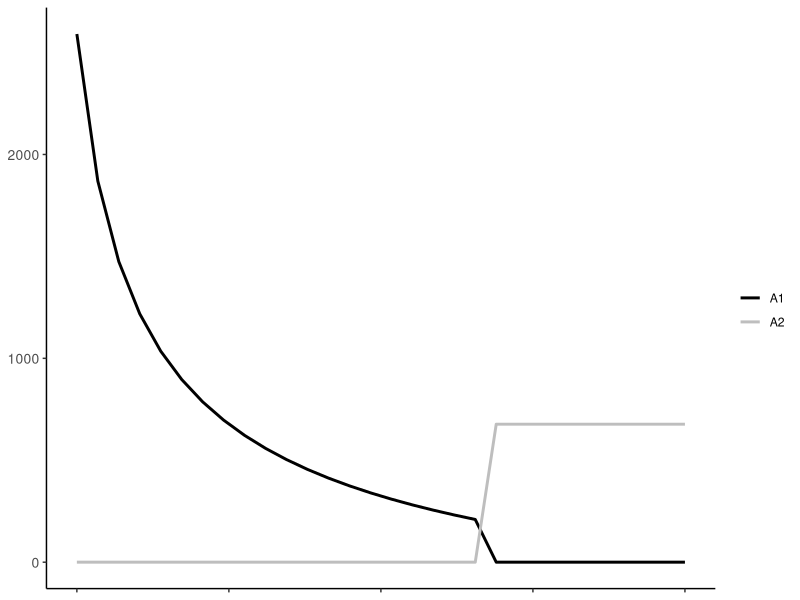
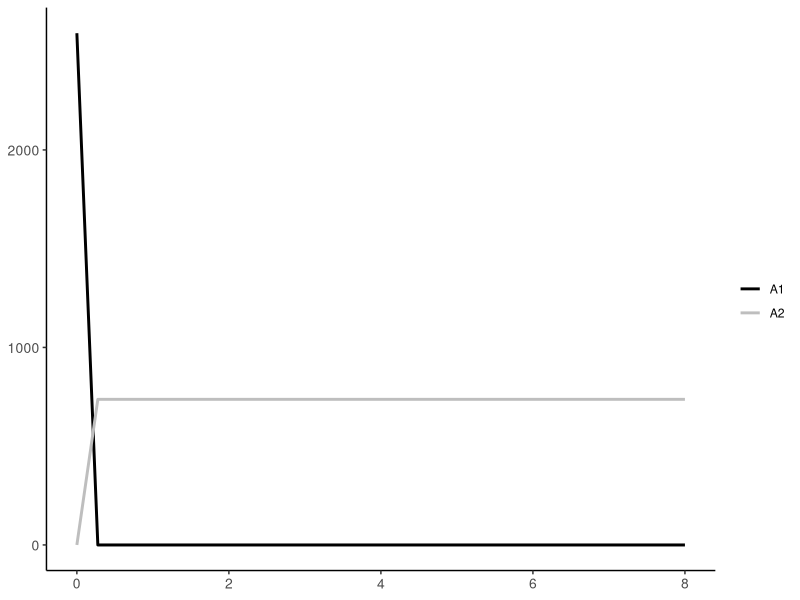
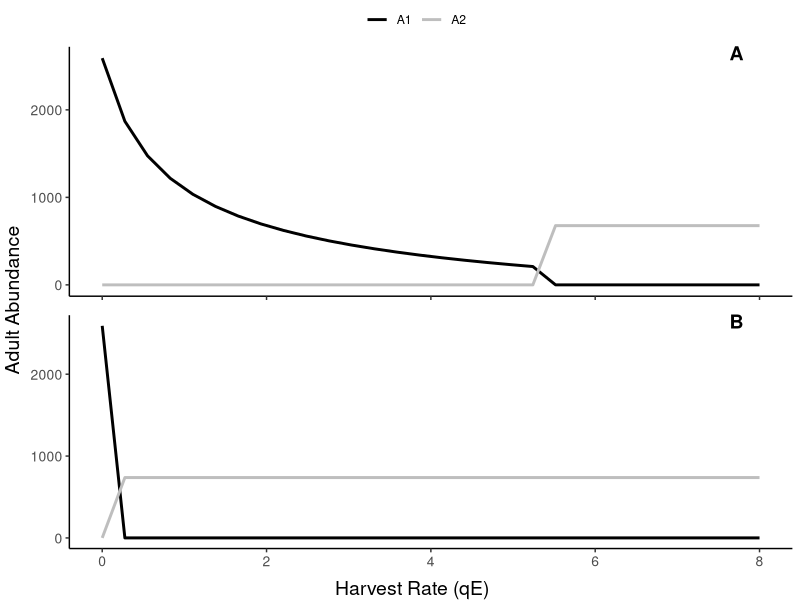
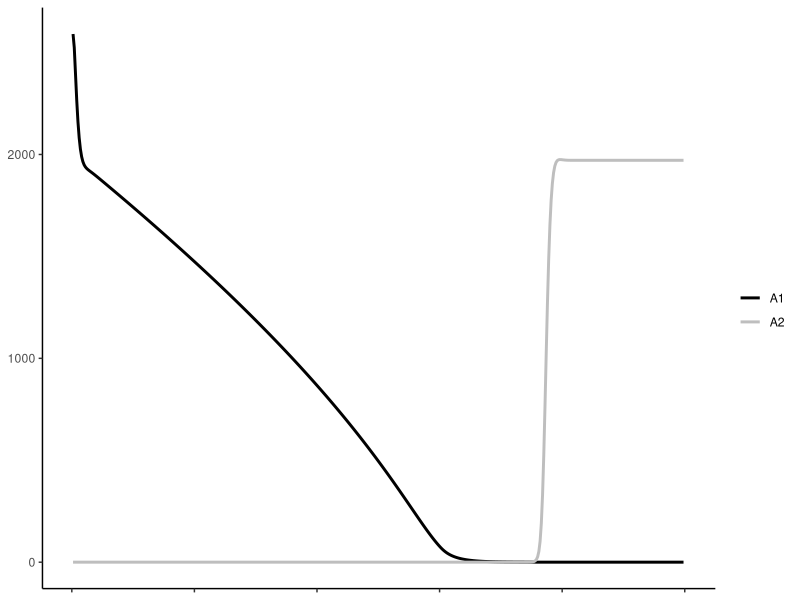
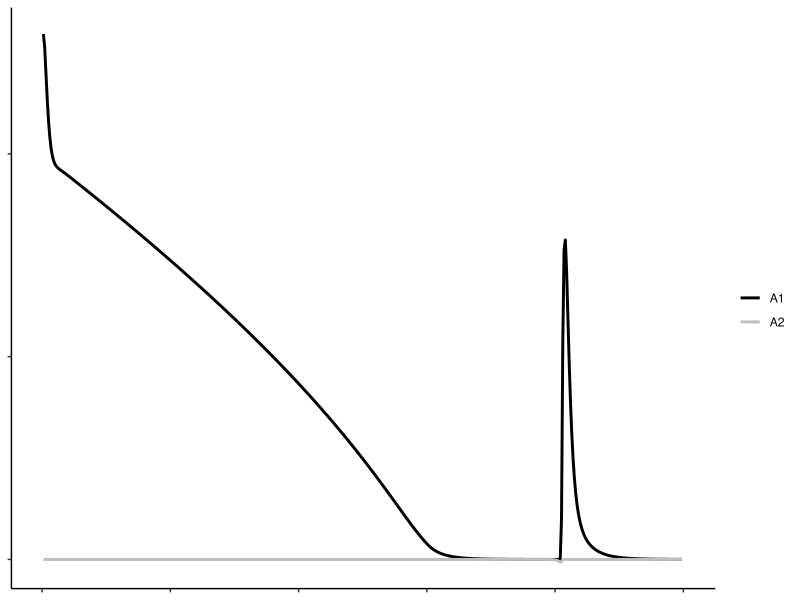
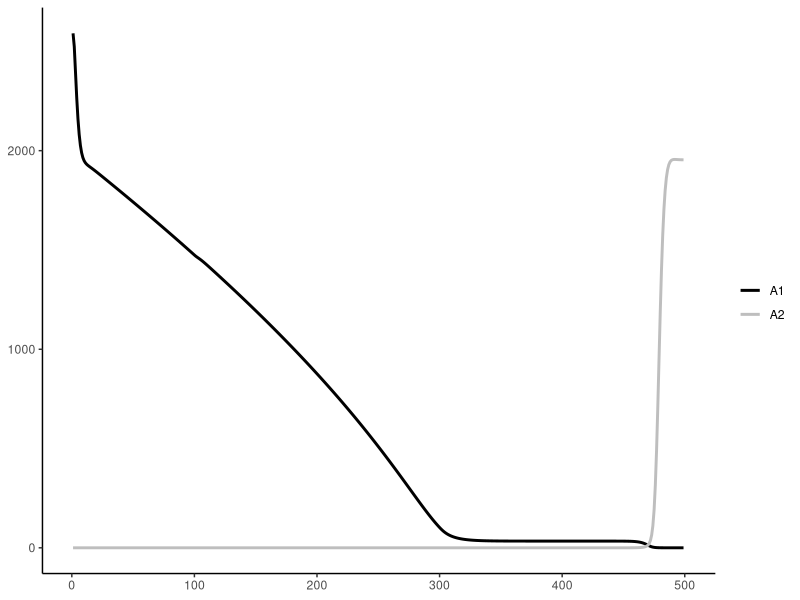
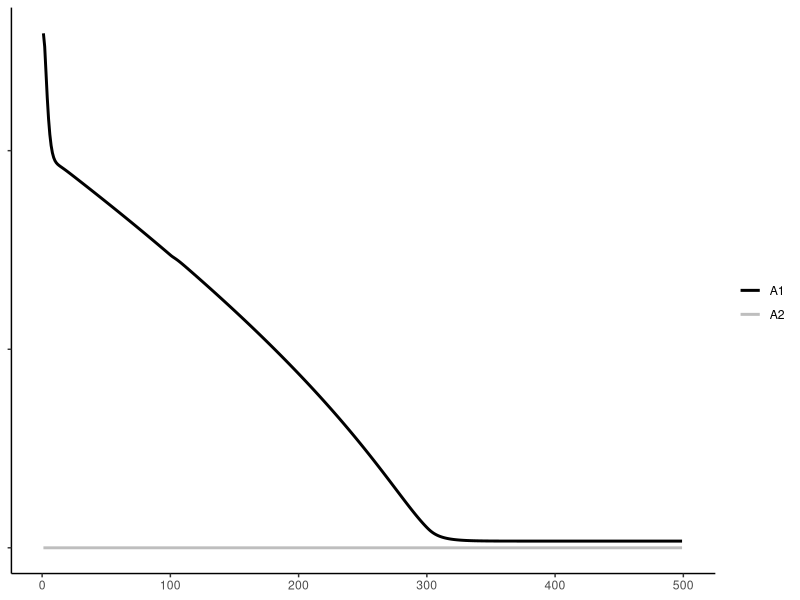
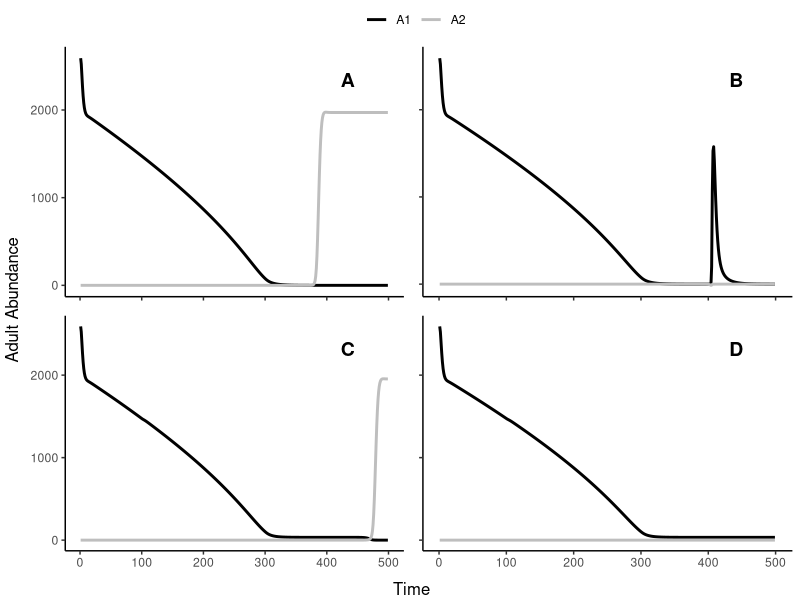

Reproduce these figures in R, in order.
## Looking to try a scenarios figure with recruitment declines instead of refuge declines
## CJD 1.1.2021

rm(list=ls())
library(deSolve)
library(ggplot2)
library(ggpubr)
#model function
# qE - harvest, species specific, this is what is controlled by 'regulations'
# s - juvenile overwinter survival, species specific
# m - adult natural mortality rate, species specific
# cJA - effect of adults of a given species on juveniles of a given species (cover cannibalism or interspecific predation, both happen in foraging arena)
# cJJ - effect of juveniles of one species on juveniles of the other (can be predation or competition)
# h - rate at which juveniles leave foraging arena for refuge, species specific
# v - rate at which juveniles enter foraging arena from refuge, species specific
# stock1 - annual stocked num spp1
# stock2 - annual stocked num spp2
simBiggsR.a<-function(t,y,params){
  A1<-y[1]
  A2<-y[2]
  J1<-y[3]
  J2<-y[4]
  with(as.list(params),{
    dA1dt=-qE1Fun(t)*A1-m1*A1+s1*J1
    dA2dt=-qE2Fun(t)*A2-m2*A2+s2*J2
    dJ1dt=-cJ1J2*J2*J1-((cJ1A2*v1*A2*J1)/(h1Fun(t)+v1+cJ1A2*A2))-((cJ1A1*v1*A1*J1)/(h1Fun(t)+v1+cJ1A1*A1))-s1*J1+((5000*dFun(t))*A1/(500+A1))+st1Fun(t)
    dJ2dt=-cJ2J1*J1*J2-((cJ2A1*v2*A1*J2)/(h2Fun(t)+v2+cJ2A1*A1))-((cJ2A2*v2*A2*J2)/(h2Fun(t)+v2+cJ2A2*A2))-s2*J2+(5000*A2/(500+A2))+st2Fun(t)
    return(list(c(dA1dt,dA2dt,dJ1dt,dJ2dt)))
  })
}


#demonstrate alternative stable states
store=data.frame(qEs=seq(0,8,length.out=30),A1=0,A2=0,J1=0,J2=0)
y0=c(100,10,0,0)
tstep=1:300
for(i in 1:nrow(store)){
  qE1Fun=approxfun(x=tstep,y=c(rep(store$qEs[i],length(tstep))))
  qE2Fun=approxfun(x=tstep,y=rep(2,length(tstep)))
  h1Fun=approxfun(x=tstep,y=rep(8,length(tstep)))
  h2Fun=approxfun(x=tstep,y=rep(8,length(tstep)))
  st1Fun=approxfun(x=tstep,y=rep(0,length(tstep)))
  st2Fun=approxfun(x=tstep,y=rep(0,length(tstep)))
  dFun=approxfun(x=tstep,y=rep(1,length(tstep)))
  
  p=c(s1=0.1,m1=0.5,cJ1A1=0.001,cJ1A2=0.5,cJ1J2=0.003,v1=1,
      s2=0.1,m2=0.5,cJ2A2=0.001,cJ2A1=0.3,cJ2J1=0.003,v2=1)
  sim=ode(y=y0,times=tstep,func=simBiggsR.a,parms=p)
  store$A1[i]=sim[nrow(sim)-1,2]
  store$A2[i]=sim[nrow(sim)-1,3]
  store$J1[i]=sim[nrow(sim)-1,4]
  store$J2[i]=sim[nrow(sim)-1,5]
}
store2=data.frame(qEs=seq(0,8,length.out=30),A1=0,A2=0,J1=0,J2=0)
y0=c(10,100,0,0)
for(i in 1:nrow(store2)){
  qE1Fun=approxfun(x=tstep,y=c(rep(store2$qEs[i],length(tstep))))
  qE2Fun=approxfun(x=tstep,y=rep(1.8,length(tstep)))
  h1Fun=approxfun(x=tstep,y=rep(8,length(tstep)))
  h2Fun=approxfun(x=tstep,y=rep(8,length(tstep)))
  st1Fun=approxfun(x=tstep,y=rep(0,length(tstep)))
  st2Fun=approxfun(x=tstep,y=rep(0,length(tstep)))
  dFun=approxfun(x=tstep,y=rep(1,length(tstep)))
  
  p=c(s1=0.1,m1=0.5,cJ1A1=0.001,cJ1A2=0.5,cJ1J2=0.003,v1=1,
      s2=0.1,m2=0.5,cJ2A2=0.001,cJ2A1=0.3,cJ2J1=0.003,v2=1)
  sim=ode(y=y0,times=tstep,func=simBiggsR.a,parms=p)
  store2$A1[i]=sim[nrow(sim)-1,2]
  store2$A2[i]=sim[nrow(sim)-1,3]
  store2$J1[i]=sim[nrow(sim)-1,4]
  store2$J2[i]=sim[nrow(sim)-1,5]
}

## ggplot version of the normal 'demonstrate alt.stable states plots
panA=as.data.frame(rbind(cbind(store$qEs,store$A1,rep("A1",nrow(store))),cbind(store$qEs,store$A2,rep("A2",nrow(store)))))
colnames(panA)=c("qEs","Abund","sp")
panA$qEs=as.numeric(panA$qEs);panA$Abund=as.numeric(panA$Abund)
panB=as.data.frame(rbind(cbind(store2$qEs,store2$A1,rep("A1",nrow(store2))),cbind(store2$qEs,store2$A2,rep("A2",nrow(store2)))))
colnames(panB)=c("qEs","Abund","sp")
panB$qEs=as.numeric(panB$qEs);panB$Abund=as.numeric(panB$Abund)

a=ggplot(data = panA,aes(x=qEs,y=Abund,color=sp))+theme_classic()+
  geom_line(size=1)+scale_color_manual(values = c("black","grey"),name="")+
  theme(axis.title.x = element_blank(),
        axis.text.x = element_blank(),
        axis.title.y = element_blank(),
        axis.text = element_text(size = 10))
a
b=ggplot(data = panB,aes(x=qEs,y=Abund,color=sp))+theme_classic()+
  geom_line(size=1)+scale_color_manual(values = c("black","grey"),name="")+
  theme(axis.title.x = element_blank(),
        axis.title.y = element_blank(),
        axis.text = element_text(size = 10))
b
fig1=ggarrange(a,b,ncol=1,labels = c("A","B"), common.legend = T,legend="top",label.x = 0.9)
annotate_figure(fig1,
                left = text_grob("Adult Abundance", rot = 90, size=14),
                bottom = text_grob("Harvest Rate (qE)", size=14))


#running to sp1 dominating before habitat decline
tstep=1:200
h1Fun=approxfun(x=tstep,y=c(rep(8,200)))
h2Fun=approxfun(x=tstep,y=c(rep(8,200)))
qE1Fun=approxfun(x=tstep,y=c(rep(0,length(tstep))))
qE2Fun=approxfun(x=tstep,y=c(rep(0,length(tstep))))
st1Fun=approxfun(x=tstep,y=c(rep(0,length(tstep))))
st2Fun=approxfun(x=tstep,y=rep(0,length(tstep)))
dFun=approxfun(x=tstep,y=rep(1,length(tstep)))

p=c(s1=0.1,m1=0.5,cJ1A1=0.001,cJ1A2=0.5,cJ1J2=0.003,v1=1,
    s2=0.1,m2=0.5,cJ2A2=0.001,cJ2A1=0.3,cJ2J1=0.003,v2=1)
y0=c(500,100,0,0)
simPre=ode(y=y0,times=tstep,func=simBiggsR.a,parms=p)

#Fecundity decline -> what will happen if no action taken
tstep=1:500
h1Fun=approxfun(x=tstep,y=c(rep(8,500)))
h2Fun=approxfun(x=tstep,y=c(rep(8,500)))
qE1Fun=approxfun(x=tstep,y=c(rep(0,500)))
qE2Fun=approxfun(x=tstep,y=c(rep(0,500)))
st1Fun=approxfun(x=tstep,y=c(rep(0,500)))
st2Fun=approxfun(x=tstep,y=c(rep(0,500)))
dFun=approxfun(x=tstep,y=c(seq(1,.01,length.out = 300),rep(.01,200)))

p=c(s1=0.1,m1=0.5,cJ1A1=0.002,cJ1A2=0.5,cJ1J2=0.003,v1=1,
    s2=0.1,m2=0.5,cJ2A2=0.002,cJ2A1=0.3,cJ2J1=0.003,v2=1)
y0=simPre[199,2:5]
sim=ode(y=y0,times=tstep,func=simBiggsR.a,parms=p)

#stocking delays the transition to sp2
tstep=1:500
h1Fun=approxfun(x=tstep,y=c(rep(8,500)))
h2Fun=approxfun(x=tstep,y=c(rep(8,500)))
qE1Fun=approxfun(x=tstep,y=c(rep(0,500)))
qE2Fun=approxfun(x=tstep,y=c(rep(0,500)))
st1Fun=approxfun(x=tstep,y=c(rep(0,100),rep(15,400)))
st2Fun=approxfun(x=tstep,y=c(rep(0,500))) 
dFun=approxfun(x=tstep,y=c(seq(1,.01,length.out = 300),rep(.01,200)))

simS=ode(y=y0,times=tstep,func=simBiggsR.a,parms=p)

#harvesting delays the transition to sp2 - no stocking
tstep=1:500
h1Fun=approxfun(x=tstep,y=c(rep(8,500)))
h2Fun=approxfun(x=tstep,y=c(rep(8,500)))
qE1Fun=approxfun(x=tstep,y=c(rep(0,500)))
qE2Fun=approxfun(x=tstep,y=c(rep(0,100), seq(0,1,length.out = 200), rep(1,200)))
st1Fun=approxfun(x=tstep,y=c(rep(0,500)))
st2Fun=approxfun(x=tstep,y=c(rep(0,500))) 
dFun=approxfun(x=tstep,y=c(seq(1,.01,length.out = 300),rep(.01,200)))

simH=ode(y=y0,times=tstep,func=simBiggsR.a,parms=p)

#harvesting and stocking delays the transition to sp2
tstep=1:500
h1Fun=approxfun(x=tstep,y=c(rep(8,500)))
h2Fun=approxfun(x=tstep,y=c(rep(8,500)))
qE1Fun=approxfun(x=tstep,y=c(rep(0,500)))
qE2Fun=approxfun(x=tstep,y=c(rep(0,100), seq(0,1,length.out = 200), rep(1,200)))
st1Fun=approxfun(x=tstep,y=c(rep(0,100),rep(15,400)))
st2Fun=approxfun(x=tstep,y=c(rep(0,500))) 
dFun=approxfun(x=tstep,y=c(seq(1,.01,length.out = 300),rep(.01,200)))

simB=ode(y=y0,times=tstep,func=simBiggsR.a,parms=p)

#plotting

# ggplot version

#do nothing
panA=as.data.frame(rbind(cbind(sim[,c(1,2)],rep("A1",nrow(sim))),cbind(sim[,c(1,3)],rep("A2",nrow(sim)))))
colnames(panA)=c("Time","Abund","sp")
panA$Abund=as.numeric(panA$Abund);panA$Time=as.numeric(panA$Time)

#harvest sp2
panB=as.data.frame(rbind(cbind(simH[,c(1,2)],rep("A1",nrow(simH))),cbind(simH[,c(1,3)],rep("A2",nrow(simH)))))
colnames(panB)=c("Time","Abund","sp")
panB$Time=as.numeric(panB$Time);panB$Abund=as.numeric(panB$Abund)

#stock sp1
panC=as.data.frame(rbind(cbind(simS[,c(1,2)],rep("A1",nrow(simS))),cbind(simS[,c(1,3)],rep("A2",nrow(simS)))))
colnames(panC)=c("Time","Abund","sp")
panC$Abund=as.numeric(panC$Abund);panC$Time=as.numeric(panC$Time)

#stock and harvest
panD=as.data.frame(rbind(cbind(simB[,c(1,2)],rep("A1",nrow(simB))),cbind(simB[,c(1,3)],rep("A2",nrow(simB)))))
colnames(panD)=c("Time","Abund","sp")
panD$Abund=as.numeric(panD$Abund);panD$Time=as.numeric(panD$Time)

a4=ggplot(data = panA,aes(x=Time,y=Abund,color=sp))+theme_classic()+
  geom_line(size=1)+scale_color_manual(values = c("black","grey"),name="")+
  theme(axis.title.x = element_blank(),
        axis.text.x = element_blank(),
        axis.title.y = element_blank())
a4
b4=ggplot(data = panB,aes(x=Time,y=Abund,color=sp))+theme_classic()+
  geom_line(size=1)+scale_color_manual(values = c("black","grey"),name="")+
  theme(axis.title.x = element_blank(),
        axis.text.x = element_blank(),
        axis.title.y = element_blank(),
        axis.text.y = element_blank())
b4
c4=ggplot(data = panC,aes(x=Time,y=Abund,color=sp))+theme_classic()+
  geom_line(size=1)+scale_color_manual(values = c("black","grey"),name="")+
  theme(axis.title.x = element_blank(),
        axis.title.y = element_blank())
c4
d4=ggplot(data = panD,aes(x=Time,y=Abund,color=sp))+theme_classic()+
  geom_line(size=1)+scale_color_manual(values = c("black","grey"),name="")+
  theme(axis.title.x = element_blank(),
        axis.title.y = element_blank(),
        axis.text.y = element_blank())
d4

fig4=ggarrange(a4,b4,c4,d4,labels = c("A","B","C","D"),common.legend = T,legend = "top",label.x = .8,label.y = .9)
annotate_figure(fig4,
                left = text_grob("Adult Abundance", rot = 90),
                bottom = text_grob("Time"))
